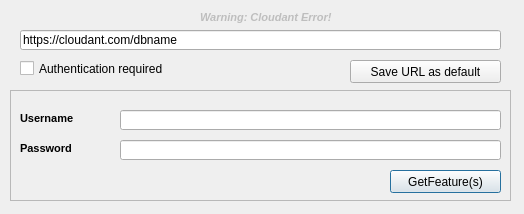
<?xml version="1.0" encoding="UTF-8"?>
<ui version="4.0">
 <class>CloudantClient</class>
 <widget class="QDialog" name="CloudantClient">
  <property name="geometry">
   <rect>
    <x>0</x>
    <y>0</y>
    <width>524</width>
    <height>214</height>
   </rect>
  </property>
  <property name="windowTitle">
   <string>Client - Version 0.0.1</string>
  </property>
  <widget class="QLineEdit" name="txtUrl">
   <property name="geometry">
    <rect>
     <x>20</x>
     <y>30</y>
     <width>481</width>
     <height>20</height>
    </rect>
   </property>
   <property name="text">
    <string>https://cloudant.com/dbname</string>
   </property>
  </widget>
  <widget class="QCheckBox" name="chkAuthentication">
   <property name="geometry">
    <rect>
     <x>20</x>
     <y>60</y>
     <width>261</width>
     <height>17</height>
    </rect>
   </property>
   <property name="text">
    <string>Authentication required</string>
   </property>
  </widget>
  <widget class="QFrame" name="frmMain">
   <property name="geometry">
    <rect>
     <x>10</x>
     <y>90</y>
     <width>501</width>
     <height>111</height>
    </rect>
   </property>
   <property name="autoFillBackground">
    <bool>false</bool>
   </property>
   <property name="frameShape">
    <enum>QFrame::StyledPanel</enum>
   </property>
   <property name="frameShadow">
    <enum>QFrame::Raised</enum>
   </property>
   <widget class="QPushButton" name="cmdGetFeature">
    <property name="geometry">
     <rect>
      <x>380</x>
      <y>80</y>
      <width>111</width>
      <height>23</height>
     </rect>
    </property>
    <property name="focusPolicy">
     <enum>Qt::StrongFocus</enum>
    </property>
    <property name="text">
     <string>GetFeature(s)</string>
    </property>
   </widget>
  </widget>
  <widget class="QLineEdit" name="txtUsername">
   <property name="geometry">
    <rect>
     <x>120</x>
     <y>110</y>
     <width>381</width>
     <height>20</height>
    </rect>
   </property>
  </widget>
  <widget class="QLineEdit" name="txtPassword">
   <property name="geometry">
    <rect>
     <x>120</x>
     <y>140</y>
     <width>381</width>
     <height>20</height>
    </rect>
   </property>
   <property name="echoMode">
    <enum>QLineEdit::Password</enum>
   </property>
  </widget>
  <widget class="QLabel" name="lblUsername">
   <property name="geometry">
    <rect>
     <x>20</x>
     <y>110</y>
     <width>150</width>
     <height>16</height>
    </rect>
   </property>
   <property name="font">
    <font>
     <pointsize>8</pointsize>
     <weight>75</weight>
     <bold>true</bold>
    </font>
   </property>
   <property name="text">
    <string>Username</string>
   </property>
  </widget>
  <widget class="QLabel" name="lblPassword">
   <property name="geometry">
    <rect>
     <x>20</x>
     <y>140</y>
     <width>151</width>
     <height>16</height>
    </rect>
   </property>
   <property name="font">
    <font>
     <pointsize>8</pointsize>
     <weight>75</weight>
     <bold>true</bold>
    </font>
   </property>
   <property name="text">
    <string>Password</string>
   </property>
  </widget>
  <widget class="QPushButton" name="cmdSaveUrl">
   <property name="geometry">
    <rect>
     <x>350</x>
     <y>60</y>
     <width>151</width>
     <height>23</height>
    </rect>
   </property>
   <property name="text">
    <string>Save URL as default</string>
   </property>
  </widget>
  <widget class="QLabel" name="lblWarning">
   <property name="enabled">
    <bool>false</bool>
   </property>
   <property name="geometry">
    <rect>
     <x>200</x>
     <y>10</y>
     <width>271</width>
     <height>16</height>
    </rect>
   </property>
   <property name="font">
    <font>
     <pointsize>8</pointsize>
     <weight>75</weight>
     <bold>true</bold>
    </font>
   </property>
   <property name="text">
    <string>&lt;html&gt;&lt;head/&gt;&lt;body&gt;&lt;p&gt;&lt;span style=&quot; font-style:italic;&quot;&gt;Warning: Cloudant Error!&lt;/span&gt;&lt;/p&gt;&lt;/body&gt;&lt;/html&gt;</string>
   </property>
  </widget>
  <zorder>frmMain</zorder>
  <zorder>chkAuthentication</zorder>
  <zorder>txtPassword</zorder>
  <zorder>txtUsername</zorder>
  <zorder>txtUrl</zorder>
  <zorder>lblUsername</zorder>
  <zorder>lblPassword</zorder>
  <zorder>cmdSaveUrl</zorder>
  <zorder>lblWarning</zorder>
 </widget>
 <resources/>
 <connections/>
</ui>
